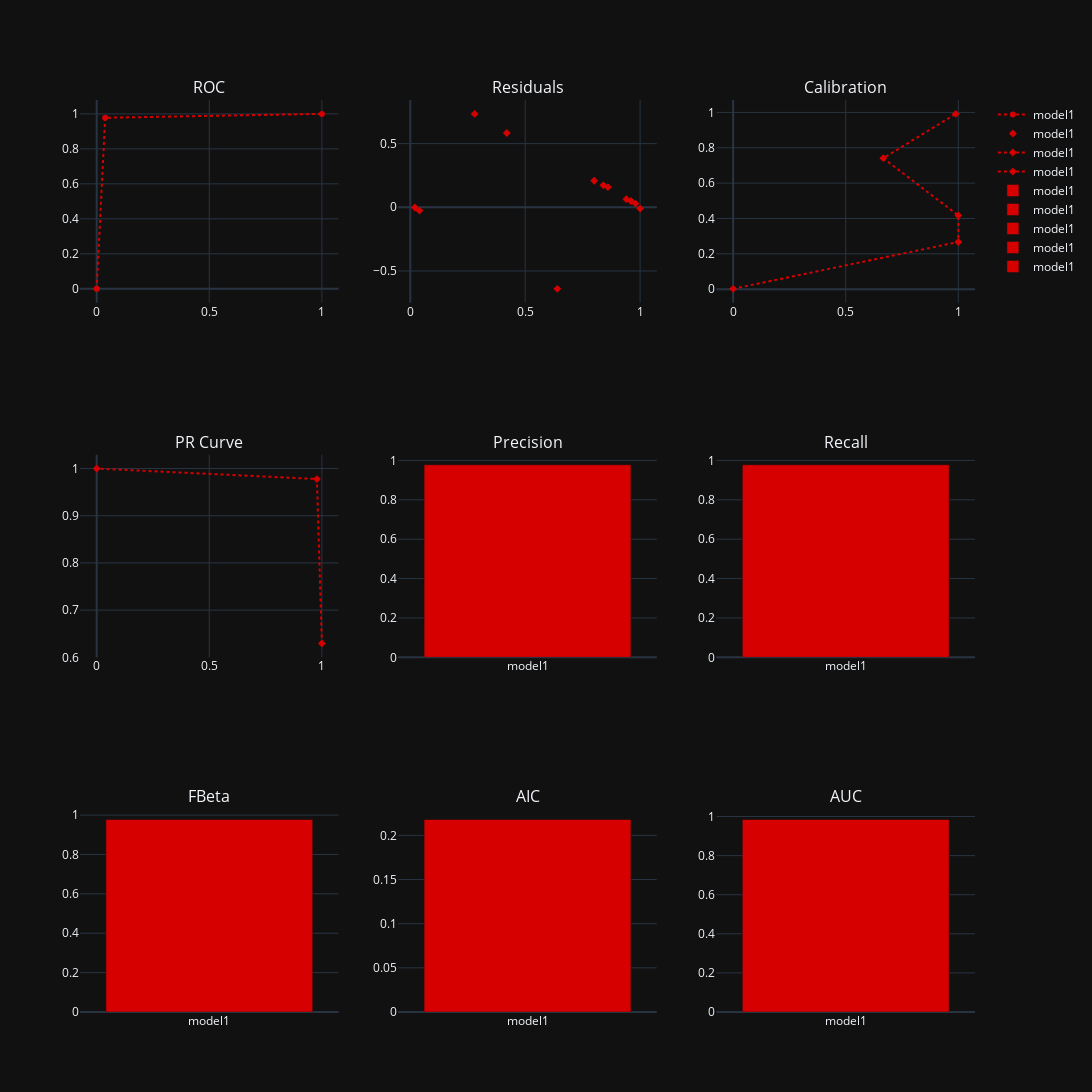

This figure's notebook cell:
### Code cell
plot_compare('', {'model1': metrics_dict})

### Figure 1 — Plotly figure (JSON) as saved in the notebook; plotly's stock layout.template omitted (floating-point values rounded to 4 significant figures)
{"data": [{"line": {"color": "#d60000", "dash": "dot"}, "name": "model1", "type": "scatter", "x": [0, 0.03774, 1], "xaxis": "x", "y": [0, 0.9778, 1], "yaxis": "y"}, {"line": {"color": "#d60000", "dash": "dot"}, "marker": {"color": "#d60000", "symbol": "diamond"}, "mode": "markers", "name": "model1", "type": "scatter", "x": [0.0201, 0.0401, 0.0601, 0.0801, 0.1, 0.12, 0.14, 0.16, 0.18, 0.2, 0.22, 0.24, 0.26, 0.28, 0.3, 0.32, 0.34, 0.36, 0.38, 0.4, 0.42, 0.44, 0.46, 0.48, 0.5, 0.52, 0.54, 0.56, 0.58, 0.6, 0.62, 0.64, 0.66, 0.68, 0.7, 0.72, 0.74, 0.76, 0.78, 0.8, 0.82, 0.84, 0.86, 0.88, 0.9, 0.92, 0.94, 0.96, 0.98, 1], "xaxis": "x2", "y": [-0.001701, -0.02614, null, null, null, null, null, null, null, null, null, null, null, 0.7332, null, null, null, null, null, null, 0.583, null, null, null, null, null, null, null, null, null, null, -0.6398, null, null, null, null, null, null, null, 0.2084, null, 0.1724, 0.1585, null, null, null, 0.0635, 0.0493, 0.02938, -0.01056], "yaxis": "y2"}, {"line": {"color": "#d60000", "dash": "dot"}, "marker": {"color": "#d60000", "symbol": "diamond"}, "mode": "markers+lines", "name": "model1", "type": "scatter", "x": [0, 1, 1, 0.6667, 0.9885], "xaxis": "x3", "y": [0.00218, 0.2668, 0.417, 0.741, 0.9916], "yaxis": "y3"}, {"line": {"color": "#d60000", "dash": "dot"}, "marker": {"color": "#d60000", "symbol": "diamond"}, "mode": "markers+lines", "name": "model1", "type": "scatter", "x": [1, 0.9778, 0], "xaxis": "x4", "y": [0.6294, 0.9778, 1], "yaxis": "y4"}, {"marker": {"color": "#d60000"}, "name": "model1", "type": "bar", "x": ["model1"], "xaxis": "x5", "y": [0.9778], "yaxis": "y5"}, {"marker": {"color": "#d60000"}, "name": "model1", "type": "bar", "x": ["model1"], "xaxis": "x6", "y": [0.9778], "yaxis": "y6"}, {"marker": {"color": "#d60000"}, "name": "model1", "type": "bar", "x": ["model1"], "xaxis": "x7", "y": [0.9778], "yaxis": "y7"}, {"marker": {"color": "#d60000"}, "name": "model1", "type": "bar", "x": ["model1"], "xaxis": "x8", "y": [0.218], "yaxis": "y8"}, {"marker": {"color": "#d60000"}, "name": "model1", "type": "bar", "x": ["model1"], "xaxis": "x9", "y": [0.9848], "yaxis": "y9"}], "layout": {"annotations": [{"font": {"size": 16}, "showarrow": false, "text": "ROC", "x": 0.1444, "xanchor": "center", "xref": "paper", "y": 1, "yanchor": "bottom", "yref": "paper"}, {"font": {"size": 16}, "showarrow": false, "text": "Residuals", "x": 0.5, "xanchor": "center", "xref": "paper", "y": 1, "yanchor": "bottom", "yref": "paper"}, {"font": {"size": 16}, "showarrow": false, "text": "Calibration", "x": 0.8556, "xanchor": "center", "xref": "paper", "y": 1, "yanchor": "bottom", "yref": "paper"}, {"font": {"size": 16}, "showarrow": false, "text": "PR Curve", "x": 0.1444, "xanchor": "center", "xref": "paper", "y": 0.6111, "yanchor": "bottom", "yref": "paper"}, {"font": {"size": 16}, "showarrow": false, "text": "Precision", "x": 0.5, "xanchor": "center", "xref": "paper", "y": 0.6111, "yanchor": "bottom", "yref": "paper"}, {"font": {"size": 16}, "showarrow": false, "text": "Recall", "x": 0.8556, "xanchor": "center", "xref": "paper", "y": 0.6111, "yanchor": "bottom", "yref": "paper"}, {"font": {"size": 16}, "showarrow": false, "text": "FBeta", "x": 0.1444, "xanchor": "center", "xref": "paper", "y": 0.2222, "yanchor": "bottom", "yref": "paper"}, {"font": {"size": 16}, "showarrow": false, "text": "AIC", "x": 0.5, "xanchor": "center", "xref": "paper", "y": 0.2222, "yanchor": "bottom", "yref": "paper"}, {"font": {"size": 16}, "showarrow": false, "text": "AUC", "x": 0.8556, "xanchor": "center", "xref": "paper", "y": 0.2222, "yanchor": "bottom", "yref": "paper"}], "autosize": false, "height": 1200, "title": {"text": ""}, "width": 1200, "xaxis": {"anchor": "y", "domain": [0, 0.2889]}, "xaxis2": {"anchor": "y2", "domain": [0.3556, 0.6444]}, "xaxis3": {"anchor": "y3", "domain": [0.7111, 1]}, "xaxis4": {"anchor": "y4", "domain": [0, 0.2889]}, "xaxis5": {"anchor": "y5", "domain": [0.3556, 0.6444]}, "xaxis6": {"anchor": "y6", "domain": [0.7111, 1]}, "xaxis7": {"anchor": "y7", "domain": [0, 0.2889]}, "xaxis8": {"anchor": "y8", "domain": [0.3556, 0.6444]}, "xaxis9": {"anchor": "y9", "domain": [0.7111, 1]}, "yaxis": {"anchor": "x", "domain": [0.7778, 1]}, "yaxis2": {"anchor": "x2", "domain": [0.7778, 1]}, "yaxis3": {"anchor": "x3", "domain": [0.7778, 1]}, "yaxis4": {"anchor": "x4", "domain": [0.3889, 0.6111]}, "yaxis5": {"anchor": "x5", "domain": [0.3889, 0.6111]}, "yaxis6": {"anchor": "x6", "domain": [0.3889, 0.6111]}, "yaxis7": {"anchor": "x7", "domain": [0, 0.2222]}, "yaxis8": {"anchor": "x8", "domain": [0, 0.2222]}, "yaxis9": {"anchor": "x9", "domain": [0, 0.2222]}}}
